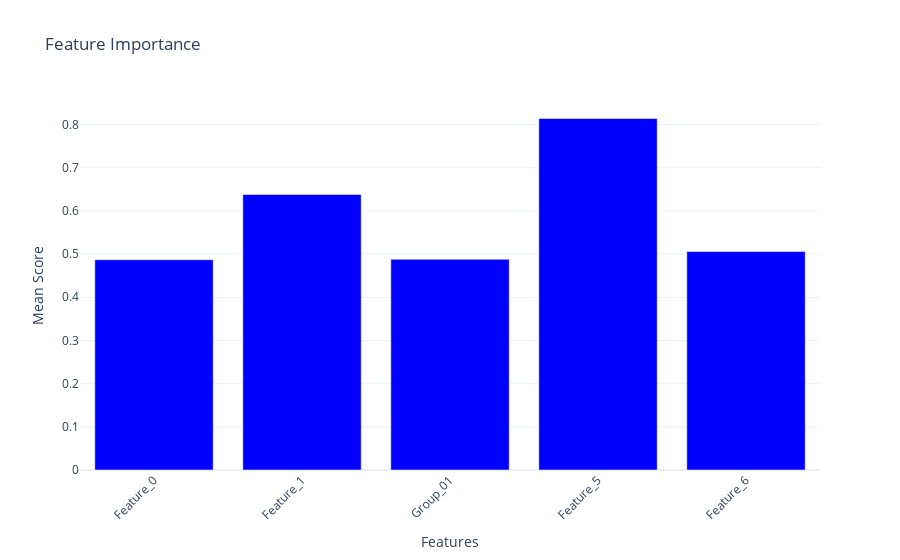

Source (notebook cell):
### Code cell
plot_feature_importance(importance_scores)

### Figure 1 — Plotly figure (JSON) as saved in the notebook; plotly's stock layout.template omitted (floating-point values rounded to 4 significant figures)
{"data": [{"marker": {"color": "blue"}, "type": "bar", "x": ["Feature_0", "Feature_1", "Group_01", "Feature_5", "Feature_6"], "y": [0.487, 0.638, 0.488, 0.814, 0.506]}], "layout": {"title": {"text": "Feature Importance"}, "xaxis": {"tickangle": -45, "title": {"text": "Features"}}, "yaxis": {"title": {"text": "Mean Score"}}}}
